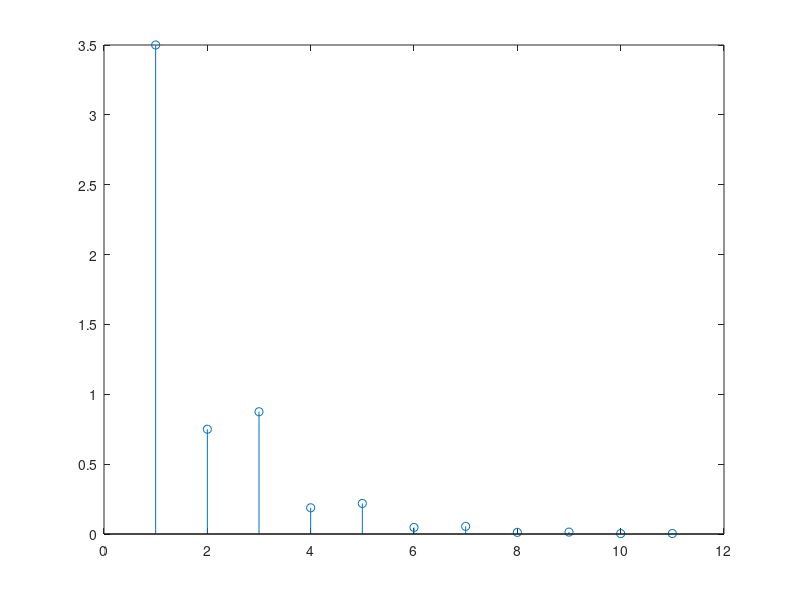

Source code (MATLAB):
clc
clear all
close all


a = [1, -.5];
b = [2];

zi = filtic(b,a,[3]);
x = (-.5).^[0:10];
y = filter(b,a,x,zi);

stem(y)